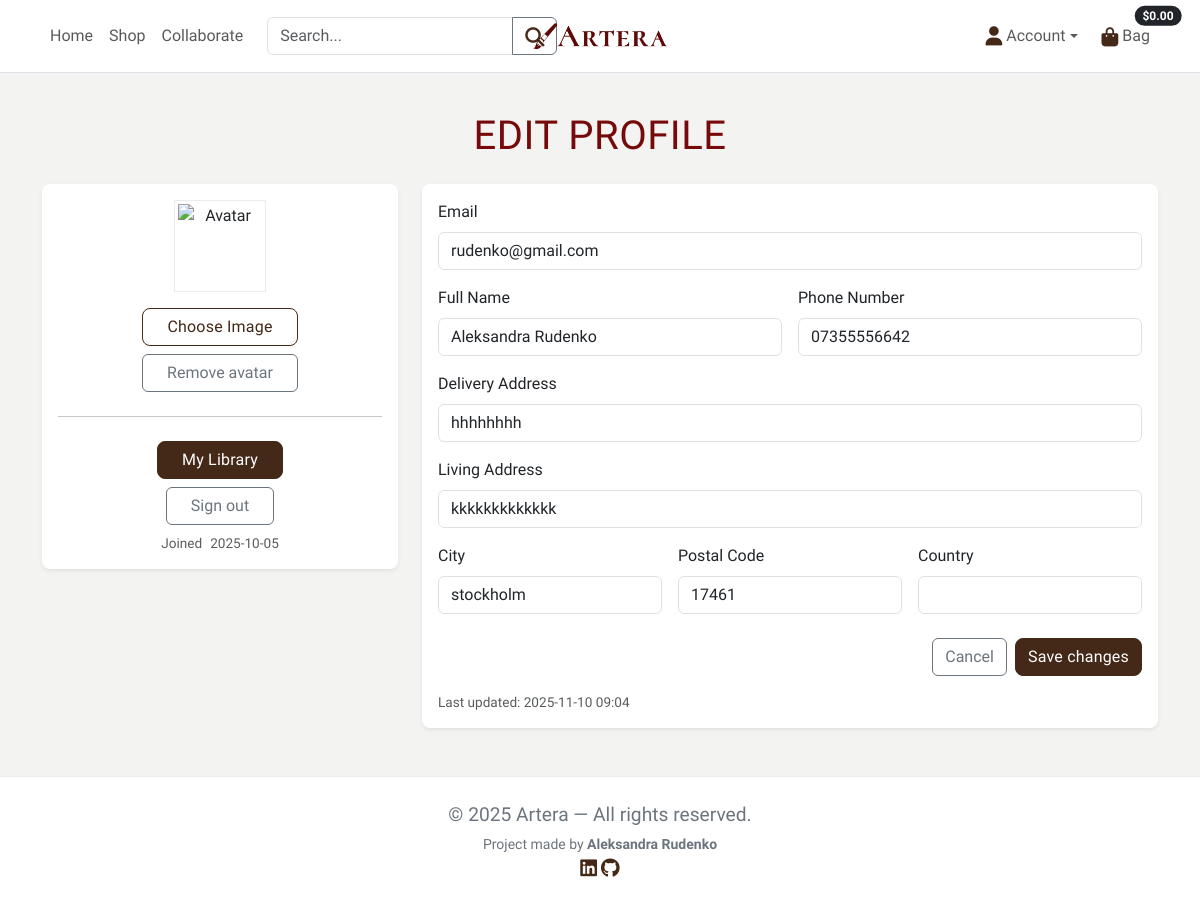
Page /profiles/ (signed in) on the earlier database version.
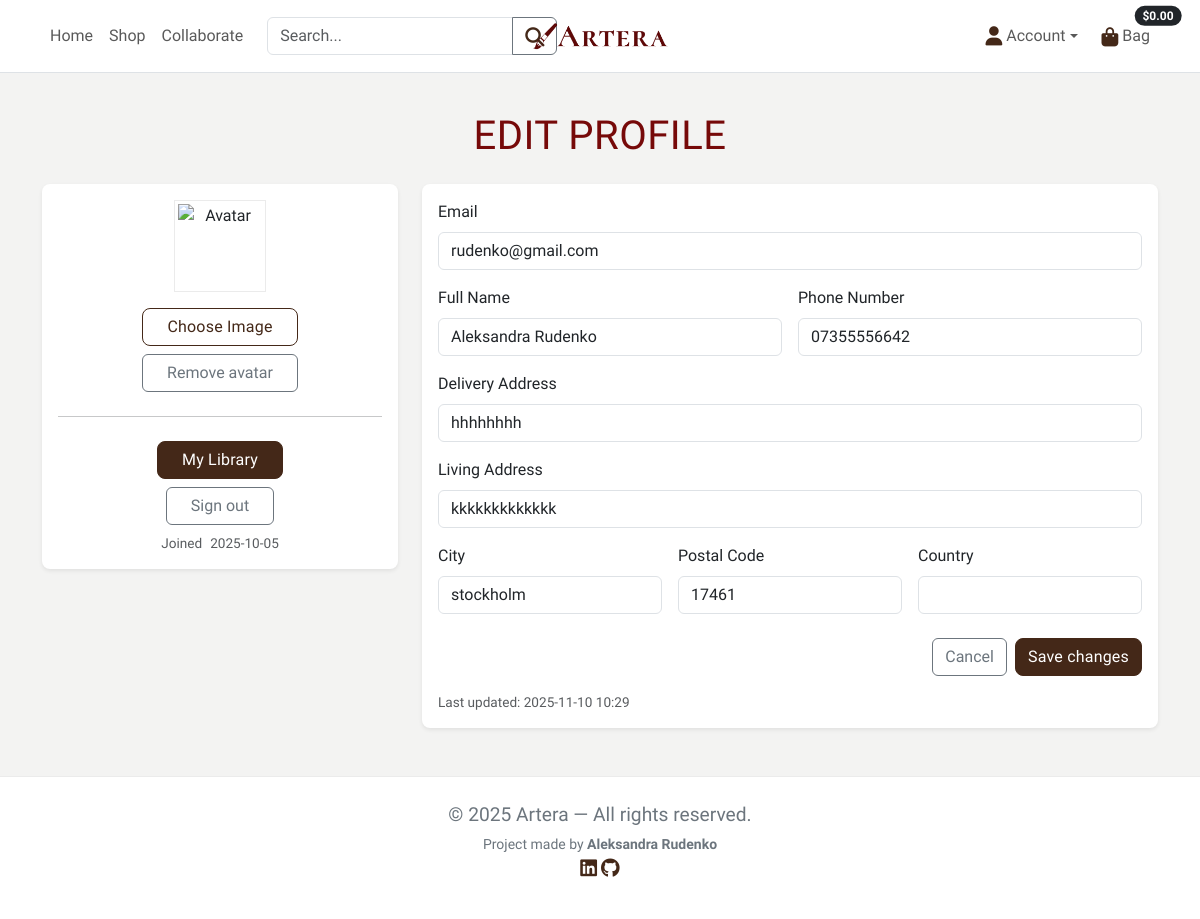
Same page on the later database version.
### profiles/models.py (models this page shows, shortened)
class Profile(models.Model):
    user = models.OneToOneField(settings.AUTH_USER_MODEL, on_delete=models.CASCADE)
    full_name = models.CharField(max_length=100, blank=True)
    phone_number = models.CharField(max_length=20, blank=True)
    address_line_delivery = models.CharField(max_length=255, blank=True)
    address_line_living = models.CharField(max_length=255, blank=True)
    city = models.CharField(max_length=100, blank=True)
    postal_code = models.CharField(max_length=20, blank=True)
    country = models.CharField(max_length=100, blank=True)
    created_at = models.DateTimeField(auto_now_add=True)
    updated_at = models.DateTimeField(auto_now=True)
    avatar = CloudinaryField('image', blank=True, null=True, folder='avatars')

### profiles/views.py (the view)
# urls.py: path('', views.profile, name='profile'),
@login_required
def profile(request):
    profile, _ = Profile.objects.get_or_create(user=request.user)
    if request.method == 'POST':
        form = ProfileForm(request.POST, instance=profile)
        new_email = (request.POST.get('email') or '').strip()
        if form.is_valid():
            with transaction.atomic():
                form.save()
                if new_email and new_email.lower() != (request.user.email or '').lower():
                    ea = EmailAddress.objects.filter(
                        user=request.user, email__iexact=new_email
                    ).first()
                    if not ea:
                        ea = EmailAddress(user=request.user, email=new_email, primary=False, verified=False)
                        ea.save()
                    ea.send_confirmation(request)
                    messages.info(request, "We sent a verification link to your new email. "
                                            "It will replace your current email after you confirm.")
                else:
                    messages.success(request, "Profile updated.")
            return redirect('profile')
        else:
            messages.error(request, "Please fix the errors below.")
    else:
        form = ProfileForm(instance=profile)
    return render(request, 'profiles/profile.html', {
        'form': form,
        'user_obj': request.user,
    })

### profiles/forms.py
class ProfileForm(forms.ModelForm):
    class Meta:
        model = Profile
        fields = [
            'full_name', 'phone_number', 'address_line_delivery',
            'address_line_living', 'city', 'postal_code', 'country'
        ]
        widgets = {
            'full_name': forms.TextInput(attrs={'class': 'form-control'}),
            'phone_number': forms.TextInput(attrs={'class': 'form-control'}),
            'address_line_delivery': forms.TextInput(attrs={'class': 'form-control'}),
            'address_line_living': forms.TextInput(attrs={'class': 'form-control'}),
            'city': forms.TextInput(attrs={'class': 'form-control'}),
            'postal_code': forms.TextInput(attrs={'class': 'form-control'}),
            'country': forms.TextInput(attrs={'class': 'form-control'}),
        }
        labels = {
            'full_name': 'Full Name',
            'phone_number': 'Phone Number',
            'address_line_delivery': 'Delivery Address',
            'address_line_living': 'Living Address',
            'city': 'City',
            'postal_code': 'Postal Code',
            'country': 'Country',
        }

### profiles/templates/profiles/profile.html (shortened to what the changed rows need)
{% extends "base.html" %}
{% load static %}
{% block content %}
<div class="container py-5 profile">
    <h1 class="mb-4 text-center">Edit Profile</h1>
    <div class="row g-4">
        <div class="col-12 col-lg-8">
            <div class="card border-0 shadow-sm rounded-3">
                <div class="card-body">
                    <form method="post" novalidate>
                        <div class="mb-3">
                        </div>
                        <div class="row g-3">
                            <div class="col-md-6">
                                <label class="form-label">{{ form.full_name.label }}</label>
                                {{ form.full_name }}
                            </div>
                            <div class="col-md-6">
                                <label class="form-label">{{ form.phone_number.label }}</label>
                                {{ form.phone_number }}
                            </div>
                            <div class="col-12">
                                <label class="form-label">{{ form.address_line_delivery.label }}</label>
                                {{ form.address_line_delivery }}
                            </div>
                            <div class="col-12">
                                <label class="form-label">{{ form.address_line_living.label }}</label>
                                {{ form.address_line_living }}
                            </div>
                            <div class="col-md-4">
                                <label class="form-label">{{ form.city.label }}</label>
                                {{ form.city }}
                            </div>
                            <div class="col-md-4">
                                <label class="form-label">{{ form.postal_code.label }}</label>
                                {{ form.postal_code }}
                            </div>
                            <div class="col-md-4">
                                <label class="form-label">{{ form.country.label }}</label>
                                {{ form.country }}
                            </div>
                        </div>
                        <div class="d-flex gap-2 justify-content-end mt-4">
                        </div>
                    </form>
                    <div class="small text-muted mt-3">
                        Last updated:
                        {% if form.instance.updated_at %}{{ form.instance.updated_at|date:"Y-m-d H:i" }}{% else %}—{% endif %}
                    </div>
                </div>
            </div>
        </div>
    </div>
</div>
{% endblock %}

Differences in the rows shown:
changed Profile "Aleksandra Rudenko": instance.updated_at "2025-11-10 09:04" → "2025-11-10 10:29"
